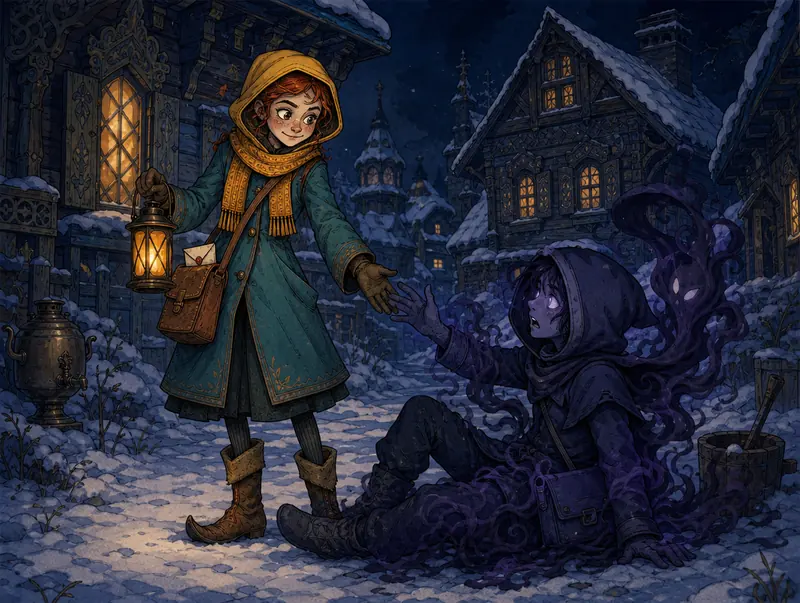
#> input picture assets/pic/ending_darkhero.webp, 800 x 603 px, given in place of ui_card_frame_attack.png, which was not available
$ python build_ui.py ../../assets/pic ../../assets/pic/ending_hollowpost.webp
#> lines starting #> are read from the running program, lines starting #| are printed output that depends on the picture; after the words box and inside, x2 and y2 are one past the last pixel; in counts of white or black regions, pixels touching at a corner belong together
### tools/art/key.py
import numpy as np
from PIL import Image, ImageFilter

# [38 lines left out: functions bg_color, key, not called in this run]

def bbox(im, thr=24):
    al = np.asarray(im)[..., 3]
    ys, xs = np.where(al > thr)
    if len(xs) == 0: return (0, 0, im.width, im.height)
    return (int(xs.min()), int(ys.min()), int(xs.max()) + 1, int(ys.max()) + 1)

# [14 lines left out: function fit, not called in this run]

# ---------- effects keyed against the magenta backdrop ----------
# Smoke, fog, dust and sparks in the clips are translucent, so they pick up the magenta
# backdrop; the plain distance key then leaves them purple. The screen key reads every pixel
# as a mix of a non-magenta colour and the backdrop (share = magenta excess min(R,B) - G).
# The character's own colours (body palette from calm idle frames) keep the plain key, so
# violet wings or a purple cloak stay as drawn.
Q = 16

# [52 lines left out: functions key_screen, tint, body_palette, key_fx, figure_tint, key_fade, not called in this run]

### tools/art/build_ui.py
"""Painted interface skin: card frames, map card frame, scrolls, buttons and panels -> assets/ui/*.webp
usage: python3 -I build_ui.py SRC_DIR REPO_DIR
Card frames come on a dark backdrop (cut by flood fill from the border), the rest on magenta (keyed).
Prints the card frame geometry that css/style.css uses (section «Нарисованный интерфейс»)."""
import sys, os
sys.path.insert(0, os.path.dirname(os.path.abspath(__file__)))
import numpy as np
from PIL import Image, ImageDraw, ImageFilter
from key import key, bbox

SRC, REPO = sys.argv[1], sys.argv[2]
UI_DIR = 'ui2'    # bump when a piece changes under the same name: the published page keeps old files by path
OUT = os.path.join(REPO, 'assets', UI_DIR)
os.makedirs(OUT, exist_ok=True)

def save(im, name, q=82):
    im.save(os.path.join(OUT, name + '.webp'), 'WEBP', quality=q, alpha_quality=88, method=6)
    print(name, im.size, os.path.getsize(os.path.join(OUT, name + '.webp')) // 1024, 'KB')

def cut_dark(path, thr=26):
    """dark backdrop -> transparent: flood from the border; small gaps in the gold rim are closed first"""
#> called with thr = 26
    im = Image.open(path).convert('RGB')
#> im is the input picture: PIL image 800x603 RGB; mean R, G, B 38.6, 41.1, 55.6
    a = np.asarray(im).astype(np.float32)
    B = np.median(np.concatenate([a[0], a[-1], a[:, 0], a[:, -1]]), 0)
#> B = [32, 39, 57]
    d = np.sqrt(((a - B) ** 2).sum(-1))
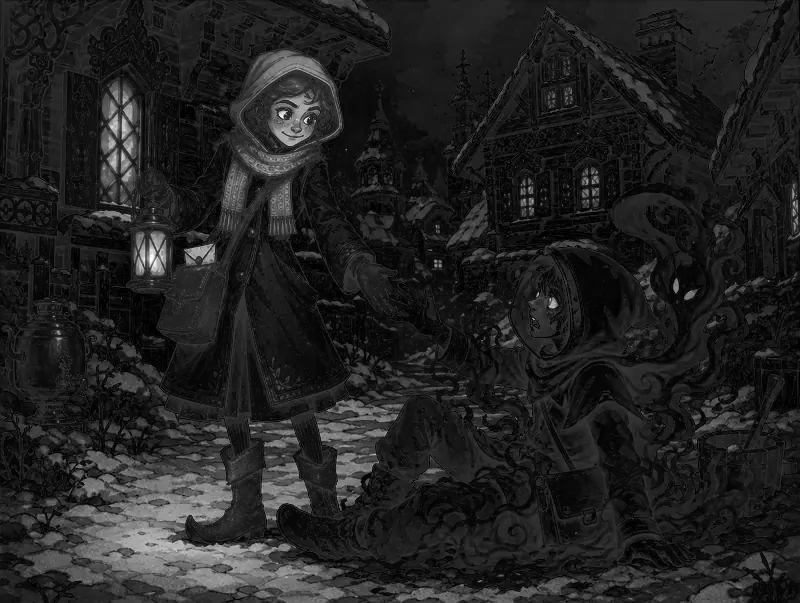
#> d: shape (603, 800) float32; min 1, max 344.2, mean 47.3; drawn with min black and max white
    m0 = Image.fromarray(np.where(d < thr, 255, 0).astype(np.uint8))
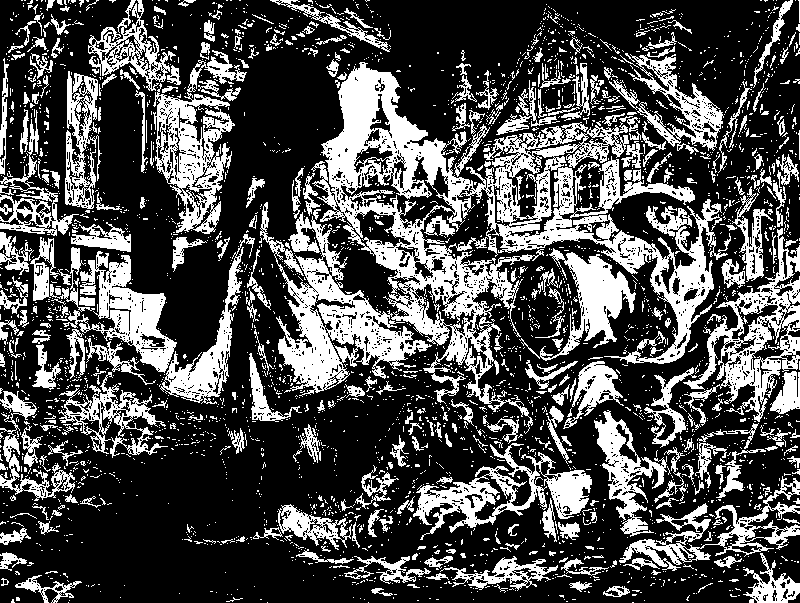
#> m0: PIL image 800x603 L; 30.6% white; 3204 white regions (2839 under 20 px), largest, box (x1, y1, x2, y2) and area: (260, 62, 731, 434) 46226, (683, 228, 800, 426) 6359, (153, 50, 247, 234) 6250
    m = m0.filter(ImageFilter.MinFilter(9)).copy()
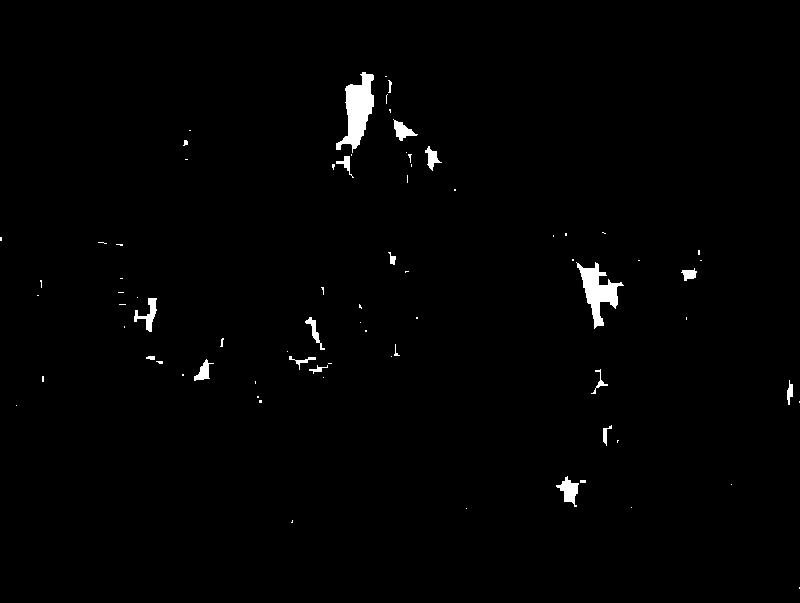
#> m: PIL image 800x603 L; 1.1% white; 76 white regions (55 under 20 px), largest, box (x1, y1, x2, y2) and area: (336, 72, 374, 153) 1517, (576, 262, 624, 329) 1218, (556, 476, 579, 507) 332
    H, W = d.shape
#> H = 603; W = 800
    for x in range(0, W, 16):
        for y in (0, H - 1):
            if m.getpixel((x, y)) == 255: ImageDraw.floodfill(m, (x, y), 128)
    for y in range(0, H, 16):
        for x in (0, W - 1):
            if m.getpixel((x, y)) == 255: ImageDraw.floodfill(m, (x, y), 128)
    f = Image.fromarray(((np.asarray(m) == 128) * 255).astype(np.uint8)).filter(ImageFilter.MaxFilter(11))
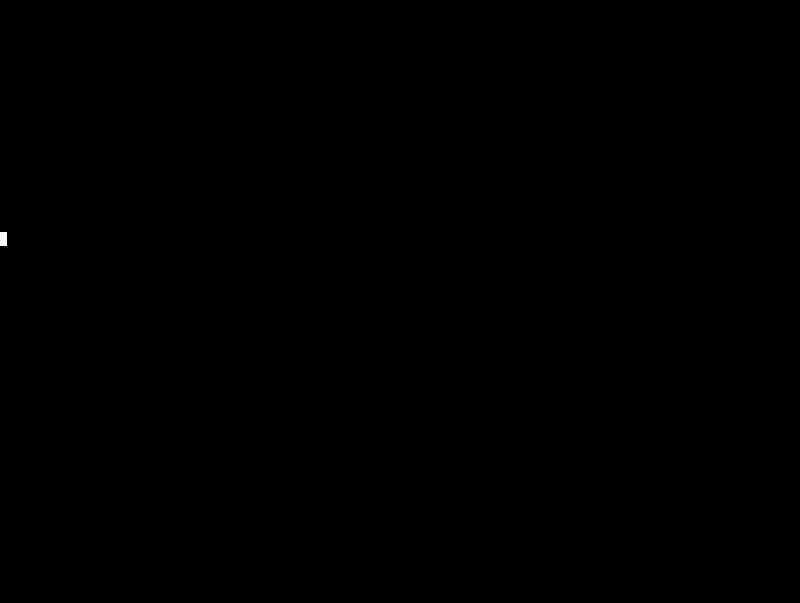
#> f: PIL image 800x603 L; 0.02% white; 1 white region, box (x1, y1, x2, y2) and area: (0, 232, 7, 246) 98
    bg = (np.asarray(f) > 0) & (np.asarray(m0) > 0)
#> bg: shape (603, 800) bool; 0.02% white; 1 white region, box (x1, y1, x2, y2) and area: (0, 232, 7, 246) 88
    al = Image.fromarray(((~bg) * 255).astype(np.uint8)).filter(ImageFilter.GaussianBlur(1.1))
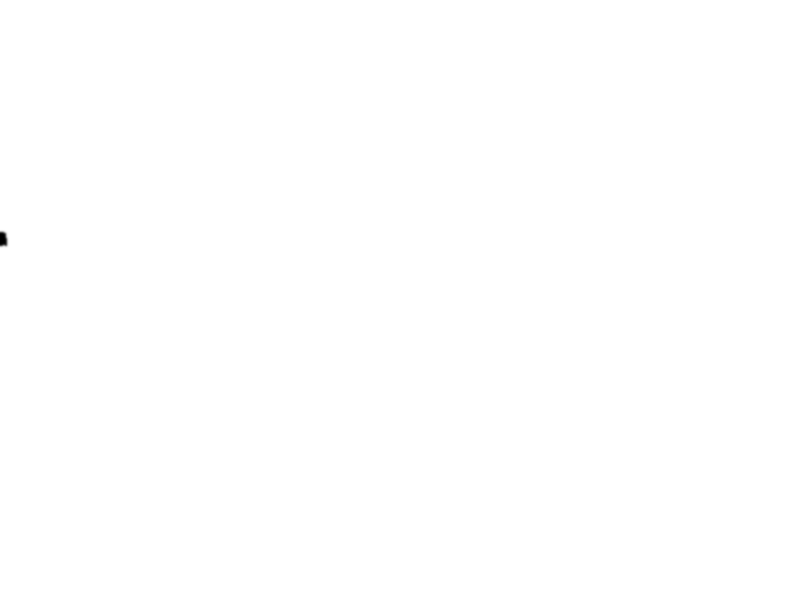
#> al: PIL image 800x603 L; min 0, max 255, mean 255
    out = im.convert('RGBA'); out.putalpha(al)
    return out

# Card frames. body: the card's own rectangle (the element box in CSS); protrusions (gem, lantern,
# bag, pointed bottom) hang outside it. Parts are in source pixels: gem centre+radius, title plate,
# art circle centre+radius, text box, type plate.
FRAMES = {
    'atk': dict(src='attack', body=(50, 38, 830, 1127), gem=(152, 112, 74), title=(238, 80, 696, 250),
                art=(440, 475, 190), text=(100, 708, 780, 1008), type=(278, 1018, 603, 1118)),
    'skill': dict(src='skill', body=(45, 22, 835, 1100), gem=(130, 100, 78), title=(222, 70, 786, 190),
                  art=(450, 452, 228), text=(170, 748, 770, 1022), type=(300, 1040, 580, 1100)),
    'charm': dict(src='charm', body=(30, 30, 850, 1135), gem=(125, 140, 64), title=(222, 95, 660, 190),
                  art=(440, 465, 208), text=(150, 714, 752, 966), type=(300, 1030, 580, 1100)),
    'status': dict(src='status', body=(120, 100, 786, 1072), gem=(152, 150, 78), title=(250, 135, 745, 280),
                   art=(452, 535, 220), text=(292, 792, 766, 994), type=(300, 1000, 600, 1060)),
}
BODY_W = 330  # output width of the card body in pixels

def pct(v, lo, size):
    return f'{(v - lo) / size * 100:.2f}%'

def frames():
    css = []
    for k, f in FRAMES.items():
        im = cut_dark(os.path.join(SRC, f'ui_card_frame_{f["src"]}.png'))
        bx = bbox(im, 40)
#> bx = (0, 0, 800, 603)
        c = im.crop(bx)
        s = BODY_W / (f['body'][2] - f['body'][0])
        c = c.resize((round(c.width * s), round(c.height * s)), Image.LANCZOS)
        save(c, f'f_{k}')
#| f_atk (338, 255) 19 KB
        x0, y0, x1, y1 = f['body']; W, H = x1 - x0, y1 - y0
        g = []
        # frame picture around the body
        g.append(f'--fl:{pct(bx[0], x0, W)};--ft:{pct(bx[1], y0, H)};--fw:{(bx[2] - bx[0]) / W * 100:.2f}%;--fh:{(bx[3] - bx[1]) / H * 100:.2f}%')
        cx, cy, r = f['gem']
        g.append(f'--gl:{pct(cx - r, x0, W)};--gt:{pct(cy - r, y0, H)};--gw:{2 * r / W * 100:.2f}%;--gh:{2 * r / H * 100:.2f}%')
        tx0, ty0, tx1, ty1 = f['title']
        g.append(f'--tl:{pct(tx0, x0, W)};--tt:{pct(ty0, y0, H)};--tw:{(tx1 - tx0) / W * 100:.2f}%;--th:{(ty1 - ty0) / H * 100:.2f}%')
        cx, cy, r = f['art']
        g.append(f'--al:{pct(cx - r, x0, W)};--at:{pct(cy - r, y0, H)};--aw:{2 * r / W * 100:.2f}%;--ah:{2 * r / H * 100:.2f}%')
        dx0, dy0, dx1, dy1 = f['text']
        g.append(f'--dl:{pct(dx0, x0, W)};--dt:{pct(dy0, y0, H)};--dw:{(dx1 - dx0) / W * 100:.2f}%;--dh:{(dy1 - dy0) / H * 100:.2f}%')
        px0, py0, px1, py1 = f['type']
        g.append(f'--yl:{pct((px0 + px1) / 2, x0, W)};--yt:{pct((py0 + py1) / 2, y0, H)}')
        css.append(f'#app.skin .card.{k} {{ {"; ".join(g)}; }}')
#> pass 2 of the loop in frames, `for k, f in FRAMES.items():`:
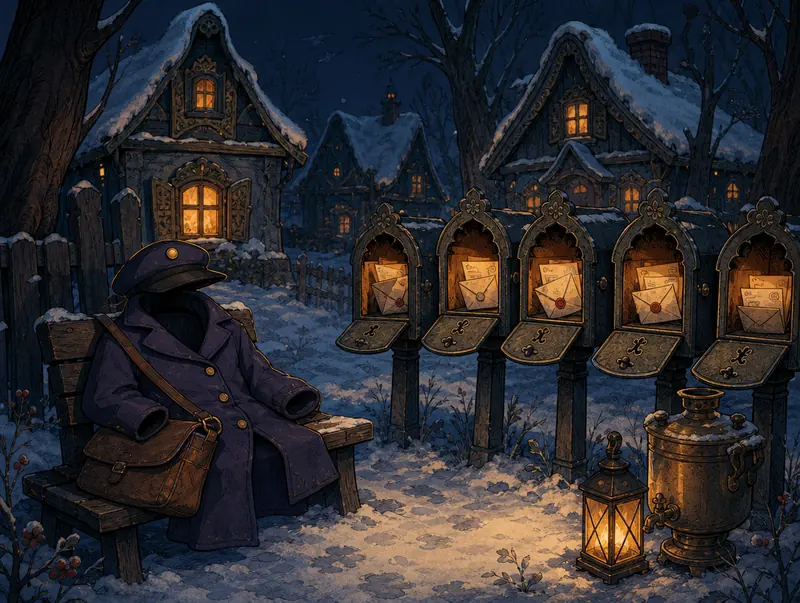
#> input picture assets/pic/ending_hollowpost.webp, 800 x 603 px, given in place of ui_card_frame_skill.png, which was not available
#> in cut_dark, im is the input picture: PIL image 800x603 RGB; mean R, G, B 44.8, 43.1, 46.4
#> B = [14, 26, 45]
#> in cut_dark (call 2), `m0 = Image.fromarray(np.where(d < thr, 255, 0).astype(np.uint8))`:
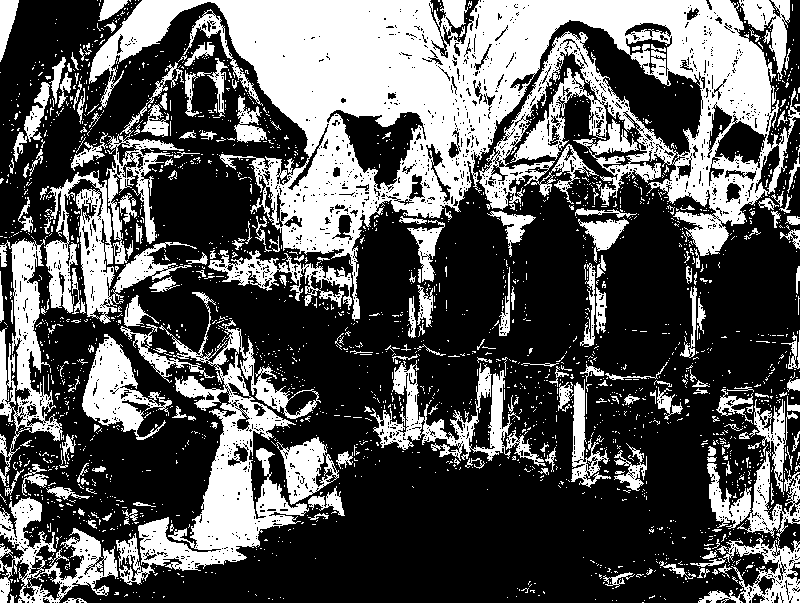
#> m0: PIL image 800x603 L; 35% white; 2347 white regions (2138 under 20 px), largest, box (x1, y1, x2, y2) and area: (89, 0, 800, 321) 81904, (116, 292, 321, 585) 14816, (44, 170, 197, 324) 6551
#> f: PIL image 800x603 L; 8.6% white; 12 white regions, largest, box (x1, y1, x2, y2) and area: (215, 0, 458, 152) 24154, (474, 0, 712, 92) 11420, (121, 0, 202, 48) 2261
#> bg: shape (603, 800) bool; 8.2% white; 12 white regions, largest, box (x1, y1, x2, y2) and area: (215, 0, 458, 152) 23520, (474, 0, 712, 92) 10851, (121, 0, 202, 48) 2107
#> in frames, `c = c.resize((round(c.width * s), round(c.height * s)), Image.LANCZOS)`:
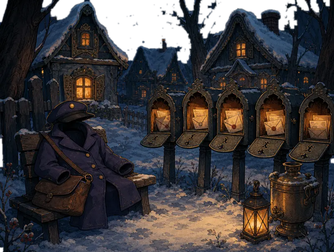
#> c: PIL image 334x252 RGBA; mean R, G, B, A 44.1, 41.3, 43.3, 234; transparent parts drawn white
#| f_skill (334, 252) 23 KB
    print('\n'.join(css))

# [144 lines left out: functions plain, mirror_top, magenta, keyed, copy, reflect and 8 more, not called in this run]

if __name__ == '__main__':
#> (the run stopped early here; a loop or call above may not have finished)
